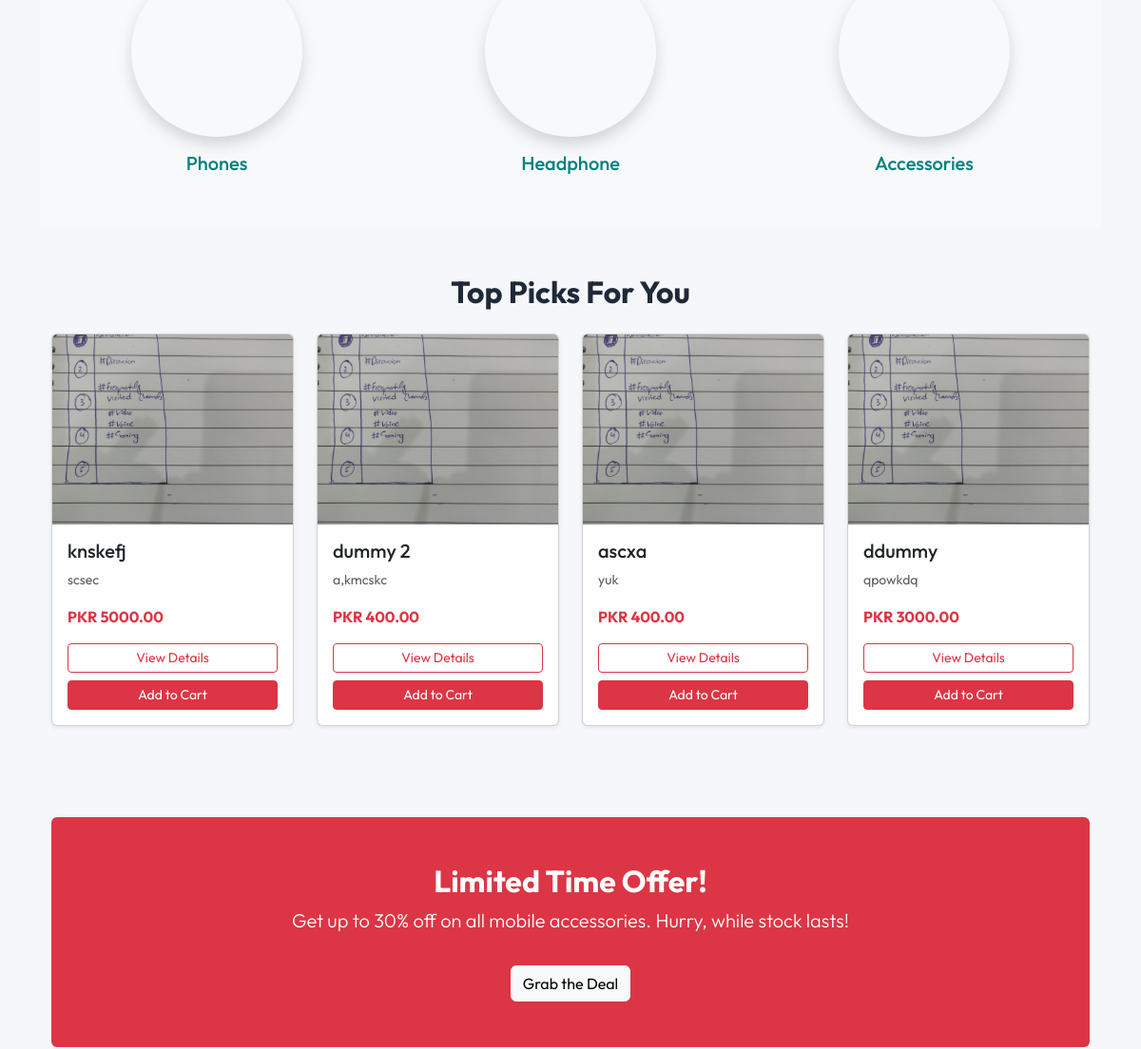
Before: / (middle part) with the older database file.
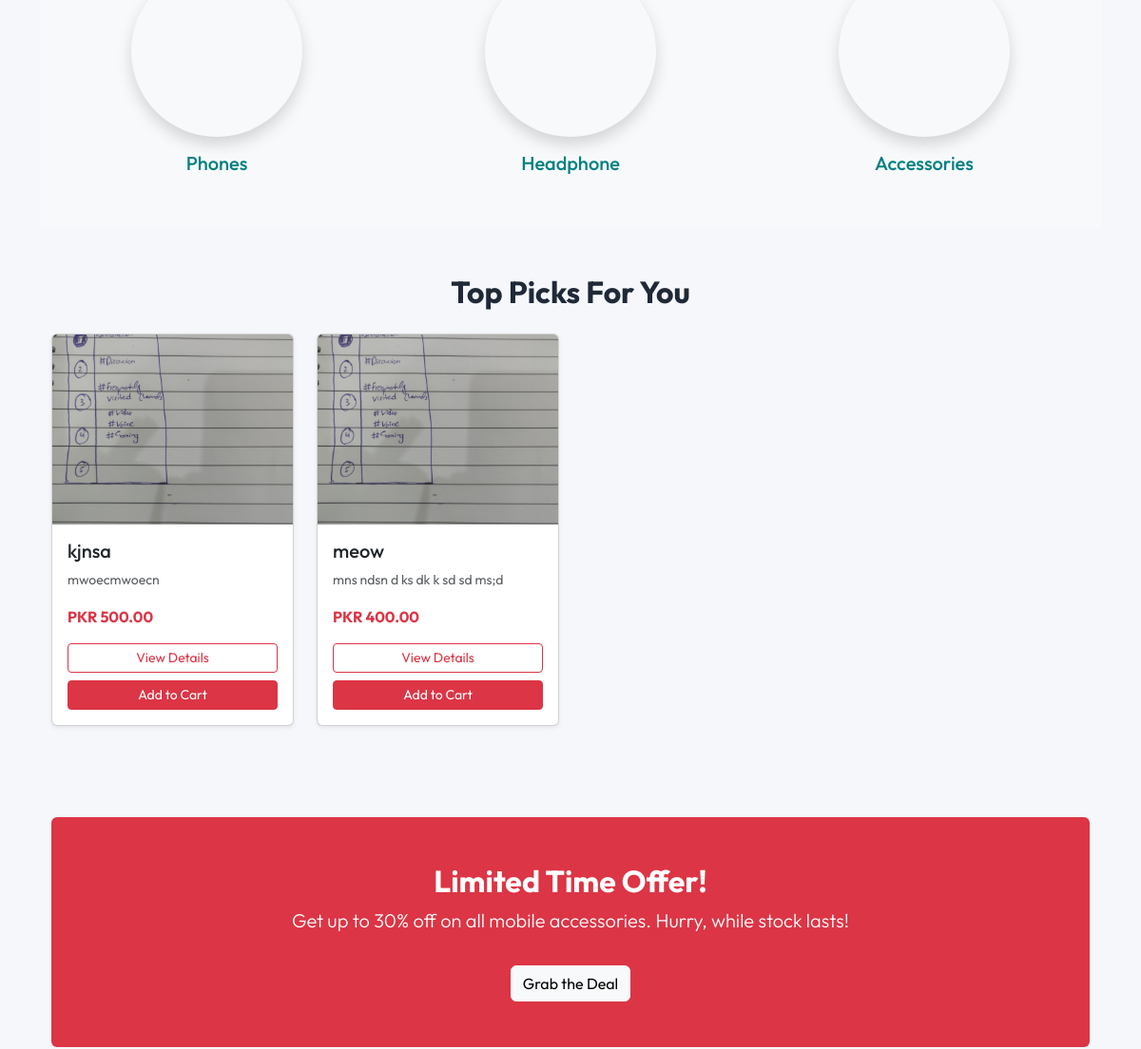
After: the same page with the newer database file.
### main/models.py (models this page shows, shortened)
class Product(models.Model):
    CATEGORY_CHOICES = [
        ('phone', 'Phone'),
        ('headphone', 'Headphone'),
        ('accessory', 'Accessory'),
    ]
    title = models.CharField(max_length=255)
    description = models.TextField()
    image = models.ImageField(upload_to='products/')
    stock = models.PositiveIntegerField()
    tags = models.CharField(max_length=255, blank=True)
    category = models.CharField(max_length=20, choices=CATEGORY_CHOICES)
    price = models.DecimalField(max_digits=10, decimal_places=2)
    is_special = models.BooleanField(default=False)
    colors = models.ManyToManyField(Color, blank=True)

### main/views.py (the view)
# urls.py: path('', home_view, name='home'),
def home_view(request):
    products = Product.objects.all()
    special_products = Product.objects.filter(is_special=True)  # Adjust based on your model
    product_categories = Product.CATEGORY_CHOICES
    context = {
        'products': products,
        'special_products': special_products,
        'product_categories': product_categories,
    }
    return render(request, 'home.html', context)

### main/context_processors.py (called while the page is built)
def cart_item_count(request):
    count = 0
    if request.user.is_authenticated:
        count = CartItem.objects.filter(cart__user=request.user).count()
    return {'cart_count': count}

def cart_count_processor(request):
    count = 0
    if request.user.is_authenticated:
        try:
            cart = Cart.objects.get(user=request.user)
            count = sum(item.quantity for item in CartItem.objects.filter(cart=cart))
        except Cart.DoesNotExist:
            count = 0
    else:
        cart = request.session.get('cart', {})
        count = sum(cart.values())
    return {'cart_count': count}

### main/templates/home.html (shortened to what this page needs)
{% extends 'base.html' %}
{% load static %}
{% block content %}
<section class="py-5 bg-light">
  <div class="container">
    <div class="row row-cols-1 row-cols-md-3 g-4 justify-content-center">
      <div class="col text-center">
        <a href="{% url 'products' %}?category=phone" class="text-decoration-none category-card">
          <div class="d-flex flex-column align-items-center">
            <div class="rounded-circle overflow-hidden shadow" style="width: 180px; height: 180px;">
            </div>
            <h5 class="mt-3 category-title">Phones</h5>
          </div>
        </a>
      </div>
      <div class="col text-center">
        <a href="{% url 'products' %}?category=headphone" class="text-decoration-none category-card">
          <div class="d-flex flex-column align-items-center">
            <div class="rounded-circle overflow-hidden shadow" style="width: 180px; height: 180px;">
            </div>
            <h5 class="mt-3 category-title">Headphone</h5>
          </div>
        </a>
      </div>
      <div class="col text-center">
        <a href="{% url 'products' %}?category=accessory" class="text-decoration-none category-card">
          <div class="d-flex flex-column align-items-center">
            <div class="rounded-circle overflow-hidden shadow" style="width: 180px; height: 180px;">
            </div>
            <h5 class="mt-3 category-title">Accessories</h5>
          </div>
        </a>
      </div>
    </div>
  </div>
</section>
<section class="py-5">
  <div class="container">
    <h2 class="fw-bold text-center mb-4">Top Picks For You</h2>
    <div class="row row-cols-1 row-cols-md-4 g-4">
      {% for product in products|slice:":8" %}
      <div class="col">
        <div class="card h-100 shadow-sm">
          <img src="{{ product.image.url }}" class="card-img-top" alt="{{ product.title }}" style="height: 200px; object-fit: cover;">
<div class="card-body d-flex flex-column">
  <h5 class="card-title">{{ product.title }}</h5>
  <p class="card-text text-muted small">{{ product.description|truncatewords:10 }}</p>
  <div class="mt-auto">
    <p class="fw-bold text-danger">PKR {{ product.price }}</p>
    <a href="/products/{{ product.id }}/" class="btn btn-outline-danger btn-sm w-100 mb-2">View Details</a>
    <form method="POST" action="{% url 'add_to_cart' product.id %}">
      <button type="submit" class="btn btn-danger btn-sm w-100">Add to Cart</button>
    </form>
  </div>
</div>
        </div>
      </div>
      {% endfor %}
    </div>
  </div>
</section>
<section class="my-5">
  <div class="container">
    <div class="bg-danger text-white p-5 rounded text-center">
      <h2 class="fw-bold">Limited Time Offer!</h2>
      <p class="lead">Get up to 30% off on all mobile accessories. Hurry, while stock lasts!</p>
      <a href="/products/" class="btn btn-light mt-3">Grab the Deal</a>
    </div>
  </div>
</section>
{% endblock %}

Changed rows visible on the page:
removed Product: image (picture), title "ascxa", description "yuk", price "400.00"
removed Product: image (picture), title "ddummy", description "qpowkdq", price "3000.00"
changed Product: title "knskefj" → "kjnsa"; description "scsec" → "mwoecmwoecn"; price "5000.00" → "500.00"
changed Product: title "dummy 2" → "meow"; description "a,kmcskc" → "mns ndsn d ks dk k sd sd ms;d"
